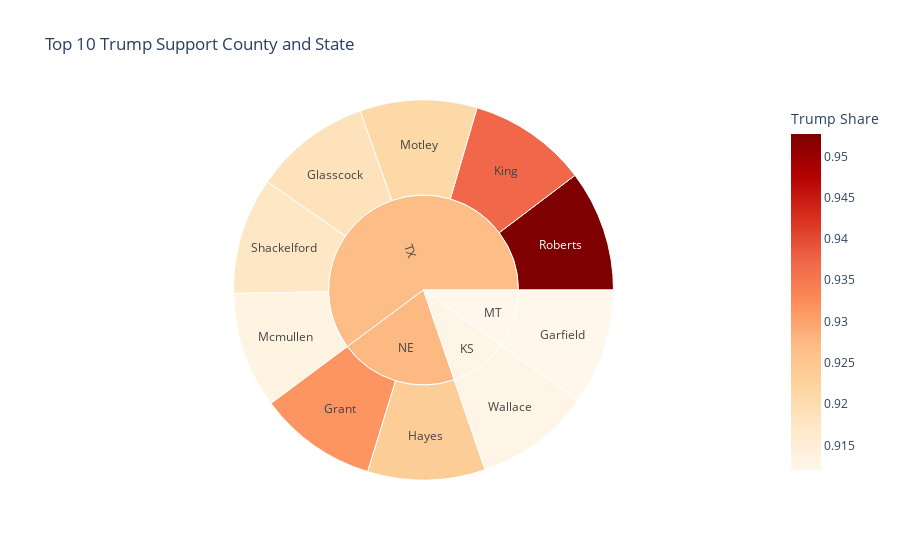

Write notebook code for a chart like this one.
### Code cell
fig = px.sunburst(top10_trump_support, path=['State','County'], values='Trump Share', color='Trump Share',
                  color_continuous_scale='OrRd', title='Top 10 Trump Support County and State',
                  hover_data=['Trump Share'])
fig.update_layout(coloraxis_colorbar_title='Trump Share')
fig.update_traces(hovertemplate="Trump Share: %{customdata[0]}")
fig.show()

### Figure 1 — Plotly figure (JSON) as saved in the notebook; plotly's stock layout.template omitted (floating-point values rounded to 4 significant figures)
{"data": [{"branchvalues": "total", "customdata": [[0.912, 0.912], [0.9186, 0.9186], [0.9315, 0.9315], [0.9235, 0.9235], [0.9371, 0.9371], [0.9135, 0.9135], [0.921, 0.921], [0.9527, 0.9527], [0.9174, 0.9174], [0.9127, 0.9127], [0.9127, 0.9127], [0.912, 0.912], [1.855, 0.9275], [5.56, 0.9269]], "domain": {"x": [0, 1], "y": [0, 1]}, "hovertemplate": "Trump Share: %{customdata[0]}", "ids": ["MT/Garfield", "TX/Glasscock", "NE/Grant", "NE/Hayes", "TX/King", "TX/Mcmullen", "TX/Motley", "TX/Roberts", "TX/Shackelford", "KS/Wallace", "KS", "MT", "NE", "TX"], "labels": ["Garfield", "Glasscock", "Grant", "Hayes", "King", "Mcmullen", "Motley", "Roberts", "Shackelford", "Wallace", "KS", "MT", "NE", "TX"], "marker": {"coloraxis": "coloraxis", "colors": [0.912, 0.9186, 0.9315, 0.9235, 0.9371, 0.9135, 0.921, 0.9527, 0.9174, 0.9127, 0.9127, 0.912, 0.9275, 0.9269]}, "name": "", "parents": ["MT", "TX", "NE", "NE", "TX", "TX", "TX", "TX", "TX", "KS", "", "", "", ""], "type": "sunburst", "values": [0.912, 0.9186, 0.9315, 0.9235, 0.9371, 0.9135, 0.921, 0.9527, 0.9174, 0.9127, 0.9127, 0.912, 1.855, 5.56]}], "layout": {"coloraxis": {"colorbar": {"title": {"text": "Trump Share"}}, "colorscale": [[0, "rgb(255,247,236)"], [0.125, "rgb(254,232,200)"], [0.25, "rgb(253,212,158)"], [0.375, "rgb(253,187,132)"], [0.5, "rgb(252,141,89)"], [0.625, "rgb(239,101,72)"], [0.75, "rgb(215,48,31)"], [0.875, "rgb(179,0,0)"], [1, "rgb(127,0,0)"]]}, "legend": {"tracegroupgap": 0}, "title": {"text": "Top 10 Trump Support County and State"}}}
